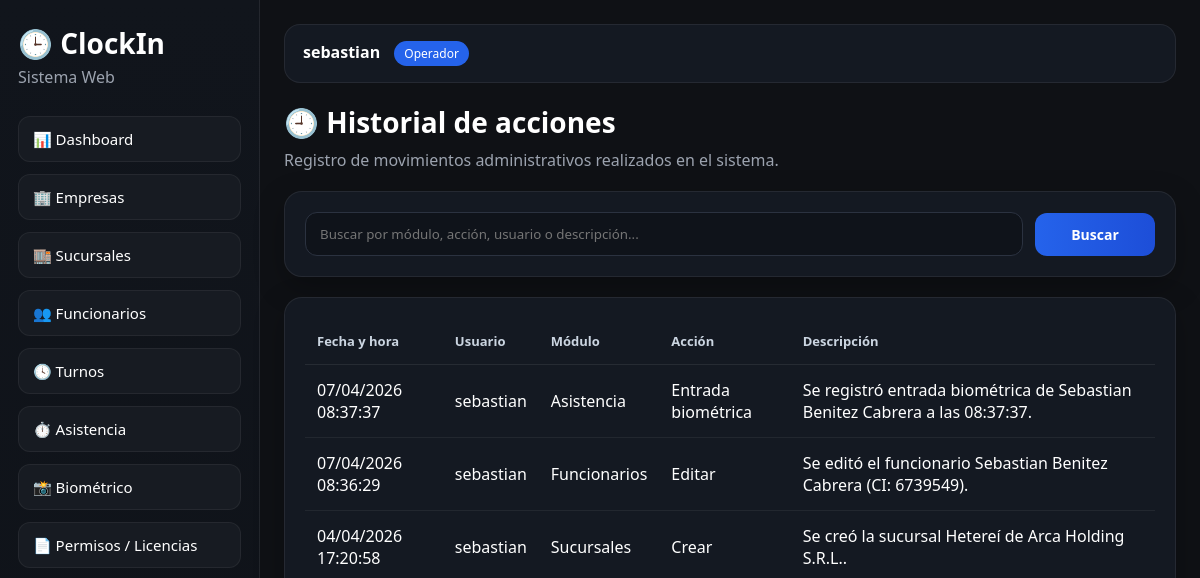
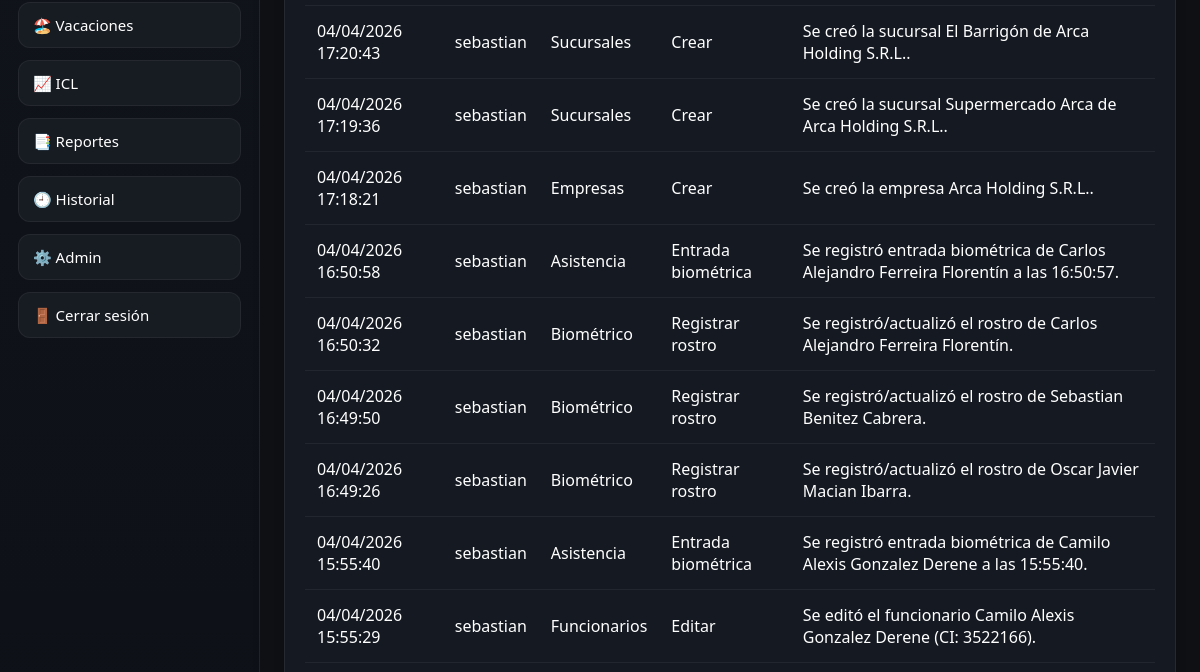
The page /historial/ (signed in, upper part) on the database as committed earlier (2 pictures, top to bottom).
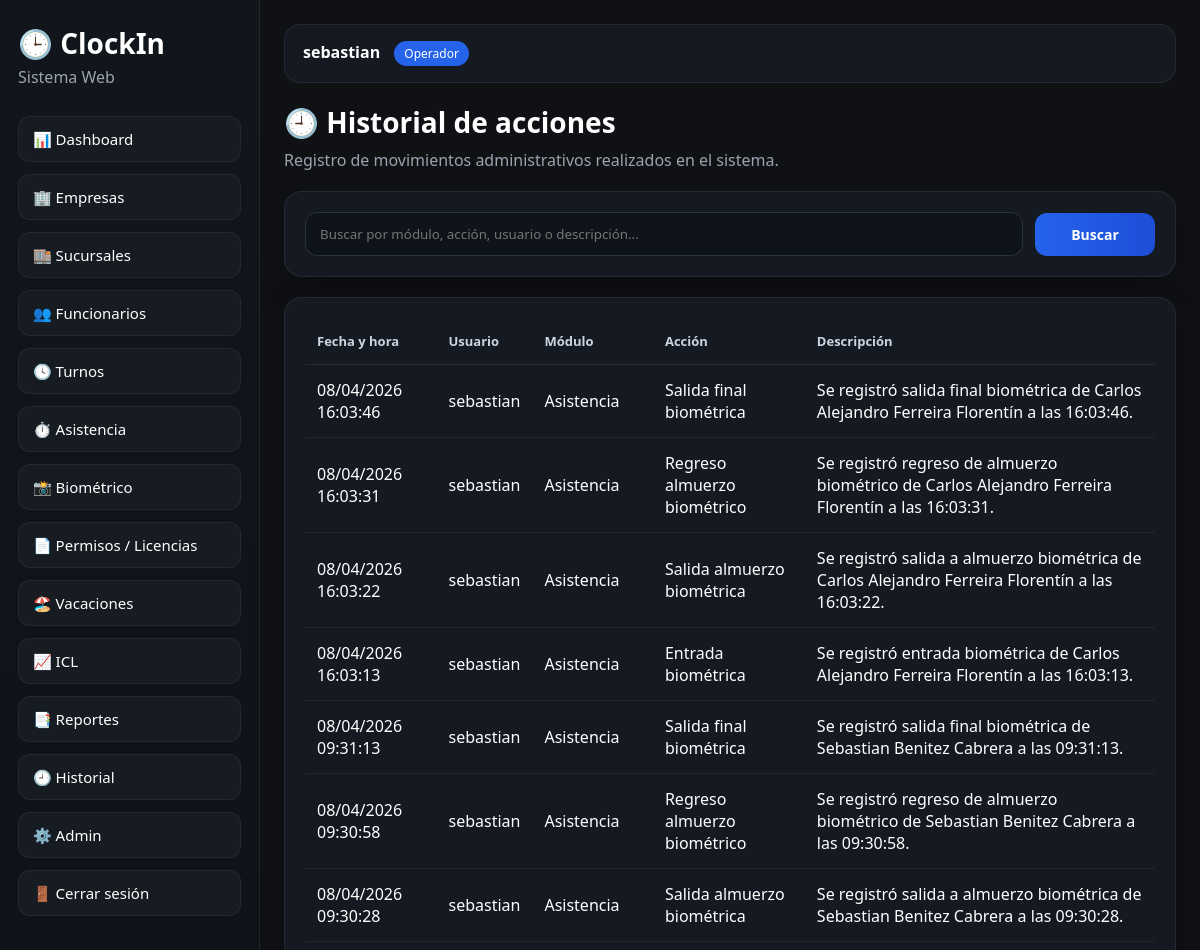
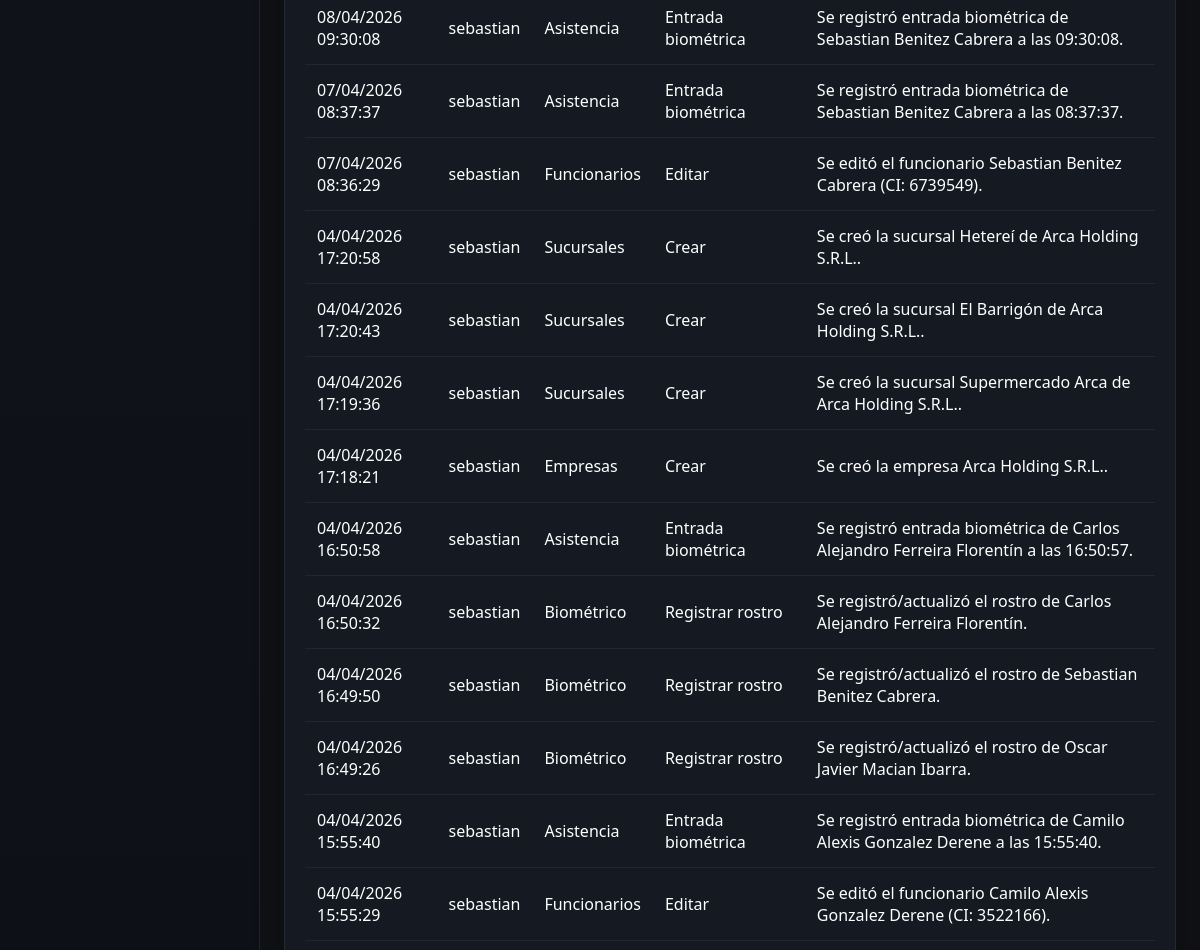
The same page on the database as committed later (2 pictures, top to bottom).
### core/models.py (models this page shows, shortened)
class HistorialAccion(models.Model):
    usuario = models.ForeignKey(
        settings.AUTH_USER_MODEL,
        on_delete=models.SET_NULL,
        null=True,
        blank=True,
        related_name="acciones_historial"
    )
    modulo = models.CharField(max_length=50)
    accion = models.CharField(max_length=50)
    descripcion = models.TextField()
    creado_en = models.DateTimeField(auto_now_add=True)
    class Meta:
        ordering = ["-creado_en"]

### usuarios/models.py (models this page shows, shortened)
class Usuario(AbstractUser):
    class Roles(models.TextChoices):
        ADMIN = "admin", "Administrador"
        RRHH = "rrhh", "RRHH"
        SUPERVISOR = "supervisor", "Supervisor"
        OPERADOR = "operador", "Operador"
        FUNCIONARIO = "funcionario", "Funcionario"
    rol = models.CharField(
        max_length=20,
        choices=Roles.choices,
        default=Roles.OPERADOR
    )
    telefono = models.CharField(max_length=30, blank=True, null=True)
    activo = models.BooleanField(default=True)

### core/views.py (the view, shortened to what this page needs)
# urls.py: path("historial/", historial_lista, name="historial_lista"),
@login_required
def historial_lista(request):
    q = request.GET.get("q", "").strip()
    historial = HistorialAccion.objects.select_related("usuario").all()
    return render(request, "core/historial_lista.html", {
        "historial": historial[:300],
        "q": q,
    })

### templates/core/historial_lista.html (shortened to what this page needs)
{% extends "base.html" %}
{% block content %}
<div class="page-header page-header-flex">
    <div>
        <h2>🕘 Historial de acciones</h2>
        <p>Registro de movimientos administrativos realizados en el sistema.</p>
    </div>
</div>
<div class="card mb-20">
    <form method="get" class="search-bar">
        <input
            type="text"
            name="q"
            value="{{ q }}"
            placeholder="Buscar por módulo, acción, usuario o descripción..."
            class="form-control"
        >
        <button type="submit" class="btn-primary btn-search">Buscar</button>
    </form>
</div>
<div class="card">
    <div class="table-wrap">
        <table class="table-dark">
            <thead>
                <tr>
                    <th>Fecha y hora</th>
                    <th>Usuario</th>
                    <th>Módulo</th>
                    <th>Acción</th>
                    <th>Descripción</th>
                </tr>
            </thead>
            <tbody>
                {% for item in historial %}
                    <tr>
                        <td>{{ item.creado_en|date:"d/m/Y H:i:s" }}</td>
                        <td>
                            {% if item.usuario %}
                                {{ item.usuario.get_full_name|default:item.usuario.username }}
                            {% else %}
                                Sistema
                            {% endif %}
                        </td>
                        <td>{{ item.modulo }}</td>
                        <td>{{ item.accion }}</td>
                        <td>{{ item.descripcion }}</td>
                    </tr>
                {% empty %}
                    <tr>
                        <td colspan="5" class="empty-row">Todavía no hay acciones registradas.</td>
                    </tr>
                {% endfor %}
            </tbody>
        </table>
    </div>
</div>
{% endblock %}

Rows that differ between the two databases and show on the page:
added HistorialAccion: creado_en "08/04/2026 16:03:46", usuario.get_full_name "sebastian", modulo "Asistencia", accion "Salida final biométrica", descripcion "Se registró salida final biométrica de Carlos Alejandro Ferreira Florentín a las 16:03:46."
added HistorialAccion: creado_en "08/04/2026 16:03:31", usuario.get_full_name "sebastian", modulo "Asistencia", accion "Regreso almuerzo biométrico", descripcion "Se registró regreso de almuerzo biométrico de Carlos Alejandro Ferreira Florentín a las 16:03:31."
added HistorialAccion: creado_en "08/04/2026 16:03:22", usuario.get_full_name "sebastian", modulo "Asistencia", accion "Salida almuerzo biométrica", descripcion "Se registró salida a almuerzo biométrica de Carlos Alejandro Ferreira Florentín a las 16:03:22."
added HistorialAccion: creado_en "08/04/2026 16:03:13", usuario.get_full_name "sebastian", modulo "Asistencia", accion "Entrada biométrica", descripcion "Se registró entrada biométrica de Carlos Alejandro Ferreira Florentín a las 16:03:13."
added HistorialAccion: creado_en "08/04/2026 09:31:13", usuario.get_full_name "sebastian", modulo "Asistencia", accion "Salida final biométrica", descripcion "Se registró salida final biométrica de Sebastian Benitez Cabrera a las 09:31:13."
added HistorialAccion: creado_en "08/04/2026 09:30:58", usuario.get_full_name "sebastian", modulo "Asistencia", accion "Regreso almuerzo biométrico", descripcion "Se registró regreso de almuerzo biométrico de Sebastian Benitez Cabrera a las 09:30:58."
added HistorialAccion: creado_en "08/04/2026 09:30:28", usuario.get_full_name "sebastian", modulo "Asistencia", accion "Salida almuerzo biométrica", descripcion "Se registró salida a almuerzo biométrica de Sebastian Benitez Cabrera a las 09:30:28."
added HistorialAccion: creado_en "08/04/2026 09:30:08", usuario.get_full_name "sebastian", modulo "Asistencia", accion "Entrada biométrica", descripcion "Se registró entrada biométrica de Sebastian Benitez Cabrera a las 09:30:08."
